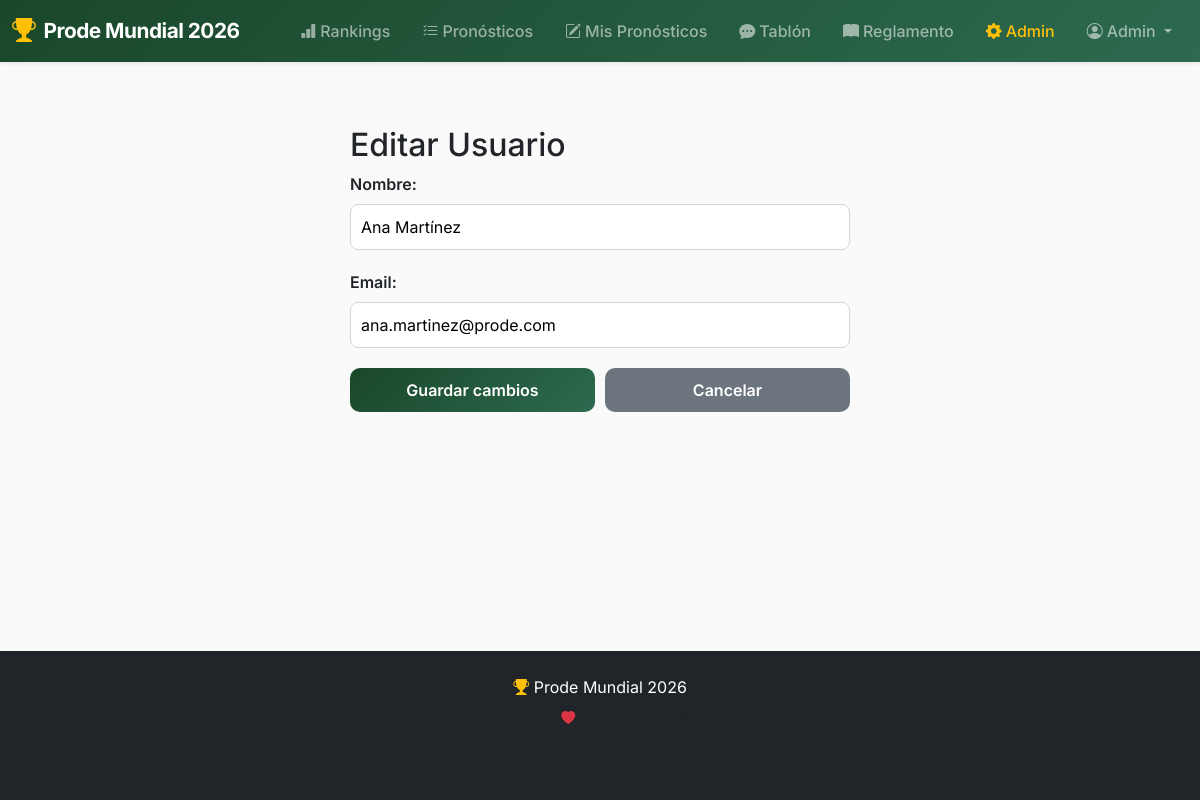
Page /admin/users/2/edit (signed in) on the committed database.
### models.py (models this page shows, shortened)
class User(db.Model, UserMixin):
    __tablename__ = "users"
    id = db.Column(db.Integer, primary_key=True)
    email = db.Column(db.String(120), unique=True, nullable=False)
    name = db.Column(db.String(80), nullable=False)
    password_hash = db.Column(db.String(256), nullable=True)
    is_admin = db.Column(db.Boolean, default=False)
    is_enabled = db.Column(db.Boolean, default=True)
    predictions = db.relationship('Prediction', backref='user', lazy=True)

### admin/routes.py (the view, shortened to what this page needs)
@admin_bp.route('/users/<int:user_id>/edit', methods=['GET', 'POST'])
@login_required
@admin_required
def edit_user(user_id):
    user = User.query.get_or_404(user_id)
    return render_template('admin/edit_user.html', user=user)

### app.py (called while the page is built)
@login_manager.user_loader
def load_user(user_id):
    return User.query.get(int(user_id))

@app.context_processor
def inject_user():
    return {'current_user': current_user}

### templates/admin/edit_user.html (shortened to what this page needs)
{% extends "base.html" %}
{% block content %}
<div style="max-width: 500px; margin: 40px auto;">
    <h2>Editar Usuario</h2>
    <form method="POST">
        <div style="margin-bottom: 20px;">
            <label style="display: block; margin-bottom: 8px; font-weight: 600;">Nombre:</label>
            <input type="text" name="name" value="{{ user.name }}" required
                   style="width: 100%; padding: 10px; border-radius: 8px; border: 1px solid #d1d5db;">
        </div>
        <div style="margin-bottom: 20px;">
            <label style="display: block; margin-bottom: 8px; font-weight: 600;">Email:</label>
            <input type="email" name="email" value="{{ user.email }}" required
                   style="width: 100%; padding: 10px; border-radius: 8px; border: 1px solid #d1d5db;">
        </div>
        <div style="display: flex; gap: 10px;">
            <button type="submit" class="btn btn-primary" style="flex: 1;">Guardar cambios</button>
            <a href="{{ url_for('admin.manage_users') }}" class="btn btn-secondary" style="flex: 1; text-align: center;">Cancelar</a>
        </div>
    </form>
</div>
{% endblock %}

### templates/base.html (shortened to what this page needs)
<!DOCTYPE html>
<html lang="es">
<head>
    <link href="https://cdn.jsdelivr.net/npm/bootstrap@5.3.2/dist/css/bootstrap.min.css" rel="stylesheet">
    <link rel="stylesheet" href="https://cdn.jsdelivr.net/npm/bootstrap-icons@1.11.3/font/bootstrap-icons.min.css">
    <link rel="stylesheet" href="{{ url_for('static', filename='css/site.css') }}?v=7">
</head>
<body>
    <nav class="navbar navbar-expand-lg navbar-dark bg-dark sticky-top shadow-sm">
        <div class="container-fluid">
            <a class="navbar-brand fw-bold d-flex align-items-center" href="{{ url_for('main.index') }}">
                <i class="bi bi-trophy-fill text-warning me-2 fs-4"></i>
                <span>Prode Mundial 2026</span>
            </a>
            <div class="collapse navbar-collapse" id="navbarNav">
                <ul class="navbar-nav ms-auto">
                    <li class="nav-item">
                        <a class="nav-link" href="{{ url_for('main.rankings') }}">
                            <i class="bi bi-bar-chart-fill me-1"></i>Rankings
                        </a>
                    </li>
                    <li class="nav-item">
                        <a class="nav-link" href="{{ url_for('main.all_predictions') }}">
                            <i class="bi bi-list-check me-1"></i>Pronósticos
                        </a>
                    </li>
                    {% if current_user.is_authenticated %}
                        <li class="nav-item">
                            <a class="nav-link" href="{{ url_for('main.predictions') }}">
                                <i class="bi bi-pencil-square me-1"></i>Mis Pronósticos
                            </a>
                        </li>
                    {% endif %}
                    <li class="nav-item">
                        <a class="nav-link" href="{{ url_for('main.tablon') }}">
                            <i class="bi bi-chat-dots-fill me-1"></i>Tablón
                        </a>
                    </li>
                    <li class="nav-item">
                        <a class="nav-link" href="{{ url_for('main.reglamento') }}">
                            <i class="bi bi-book-fill me-1"></i>Reglamento
                        </a>
                    </li>
                    {% if current_user.is_authenticated %}
                        {% if current_user.is_admin %}
                            <li class="nav-item">
                                <a class="nav-link text-warning" href="{{ url_for('admin.dashboard') }}">
                                    <i class="bi bi-gear-fill me-1"></i>Admin
                                </a>
                            </li>
                        {% endif %}
                        <li class="nav-item dropdown">
                            <a class="nav-link dropdown-toggle" href="#" role="button" data-bs-toggle="dropdown">
                                <i class="bi bi-person-circle me-1"></i>{{ current_user.name }}
                            </a>
                        </li>
                    {% endif %}
                </ul>
            </div>
        </div>
    </nav>
    <div class="container my-4">
        {% block content %}{% endblock %}
    </div>
    <footer class="bg-dark text-white py-4 mt-5">
        <div class="container text-center">
            <p class="mb-2"><i class="bi bi-trophy-fill text-warning"></i> Prode Mundial 2026</p>
            <p class="text-muted small mb-0">Hecho con <i class="bi bi-heart-fill text-danger"></i> para el Observatorio</p>
        </div>
    </footer>
</body>
</html>

### static/css/site.css (style rules this page uses)
:root { --primary-color: #1a472a; --secondary-color: #ffd700; --accent-color: #e63946; --dark-color: #212529; --light-color: #f8f9fa; --gradient-primary: linear-gradient(135deg, #1a472a 0%, #2d6a4f 100%); --gradient-hero: linear-gradient(135deg, #667eea 0%, #764ba2 100%); --gradient-gold: linear-gradient(135deg, #ffd700 0%, #ffed4e 100%); }
* { box-sizing: border-box; }
body { margin: 0; font-family: 'Inter', -apple-system, BlinkMacSystemFont, "Segoe UI", Roboto, sans-serif; background: linear-gradient(rgba(245, 245, 245, 0.55), rgba(245, 245, 245, 0.55)), url('../images/backgrounds/foto2.jpg'); background-size: cover; background-position: center; background-attachment: fixed; background-repeat: no-repeat; color: #212529; min-height: 100vh; display: flex; flex-direction: column; }
.navbar-dark { background: linear-gradient(135deg, #1a472a 0%, #2d6a4f 100%) !important; }
.navbar-brand { font-size: 1.3rem; letter-spacing: -0.5px; }
.nav-link { font-weight: 500; transition: all 0.3s ease; border-radius: 6px; padding: 0.5rem 1rem !important; }
.container { flex: 1; max-width: 1200px; margin-bottom: 3rem; }
.btn { border-radius: 10px; font-weight: 600; padding: 0.6rem 1.5rem; transition: all 0.3s ease; border: none; }
.btn-primary { background: var(--gradient-primary); }
footer { margin-top: auto; background: #212529 !important; }
h1, h2, h3 { color: var(--text); }

### rows in the picture
User: name "Admin"
User: name "Ana Martínez", email "ana.martinez@prode.com"
